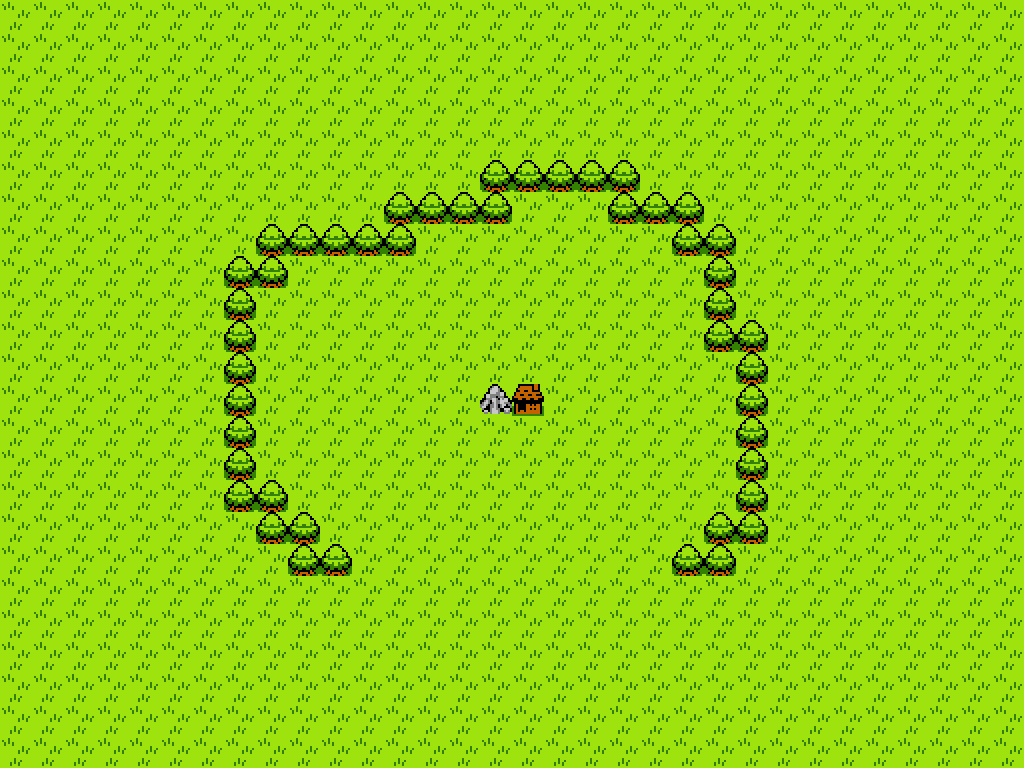

A level layout from a 2D game, rendered from its tile map. Below: a short description, then the map file with its tile-grid data intact:
An orthogonal 32x24 tile map with 32x32 px tiles, 1 tile layer (Tile Layer 1), 2 tilesets.

<map version="1.5" tiledversion="1.7.2" orientation="orthogonal" renderorder="right-down" width="32" height="24" tilewidth="32" tileheight="32" infinite="0" nextlayerid="2" nextobjectid="1">
 <editorsettings>
  <export target="map.lua" format="lua" />
 </editorsettings>
 <tileset firstgid="1" name="blowhard" tilewidth="32" tileheight="32" tilecount="65" columns="13">
  <image source="../gfx/blowhard.png" width="416" height="160" />
 </tileset>
 <tileset firstgid="66" name="blowhard" tilewidth="32" tileheight="32" tilecount="65" columns="13">
  <image source="../gfx/blowhard.png" width="416" height="160" />
  <tile id="43">
   <properties>
    <property name="Solid" type="bool" value="true" />
   </properties>
  </tile>
 </tileset>
 <layer id="1" name="Tile Layer 1" width="32" height="24">
  <data encoding="csv">
42,42,42,42,42,42,42,42,42,42,42,42,42,42,42,42,42,42,42,42,42,42,42,42,42,42,42,42,42,42,42,42,
42,42,42,42,42,42,42,42,42,42,42,42,42,42,42,42,42,42,42,42,42,42,42,42,42,42,42,42,42,42,42,42,
42,42,42,42,42,42,42,42,42,42,42,42,42,42,42,42,42,42,42,42,42,42,42,42,42,42,42,42,42,42,42,42,
42,42,42,42,42,42,42,42,42,42,42,42,42,42,42,42,42,42,42,42,42,42,42,42,42,42,42,42,42,42,42,42,
42,42,42,42,42,42,42,42,42,42,42,42,42,42,42,42,42,42,42,42,42,42,42,42,42,42,42,42,42,42,42,42,
42,42,42,42,42,42,42,42,42,42,42,42,42,42,42,109,109,109,109,109,42,42,42,42,42,42,42,42,42,42,42,42,
42,42,42,42,42,42,42,42,42,42,42,42,109,109,109,109,42,42,42,109,109,109,42,42,42,42,42,42,42,42,42,42,
42,42,42,42,42,42,42,42,109,109,109,109,109,42,42,42,42,42,42,42,42,109,109,42,42,42,42,42,42,42,42,42,
42,42,42,42,42,42,42,109,109,42,42,42,42,42,42,42,42,42,42,42,42,42,109,42,42,42,42,42,42,42,42,42,
42,42,42,42,42,42,42,109,42,42,42,42,42,42,42,42,42,42,42,42,42,42,109,42,42,42,42,42,42,42,42,42,
42,42,42,42,42,42,42,109,42,42,42,42,42,42,42,42,42,42,42,42,42,42,109,109,42,42,42,42,42,42,42,42,
42,42,42,42,42,42,42,109,42,42,42,42,42,42,42,42,42,42,42,42,42,42,42,109,42,42,42,42,42,42,42,42,
42,42,42,42,42,42,42,109,42,42,42,42,42,42,42,46,63,42,42,42,42,42,42,109,42,42,42,42,42,42,42,42,
42,42,42,42,42,42,42,109,42,42,42,42,42,42,42,42,42,42,42,42,42,42,42,109,42,42,42,42,42,42,42,42,
42,42,42,42,42,42,42,109,42,42,42,42,42,42,42,42,42,42,42,42,42,42,42,109,42,42,42,42,42,42,42,42,
42,42,42,42,42,42,42,109,109,42,42,42,42,42,42,42,42,42,42,42,42,42,42,109,42,42,42,42,42,42,42,42,
42,42,42,42,42,42,42,42,109,109,42,42,42,42,42,42,42,42,42,42,42,42,109,109,42,42,42,42,42,42,42,42,
42,42,42,42,42,42,42,42,42,109,109,42,42,42,42,42,42,42,42,42,42,109,109,42,42,42,42,42,42,42,42,42,
42,42,42,42,42,42,42,42,42,42,42,42,42,42,42,42,42,42,42,42,42,42,42,42,42,42,42,42,42,42,42,42,
42,42,42,42,42,42,42,42,42,42,42,42,42,42,42,42,42,42,42,42,42,42,42,42,42,42,42,42,42,42,42,42,
42,42,42,42,42,42,42,42,42,42,42,42,42,42,42,42,42,42,42,42,42,42,42,42,42,42,42,42,42,42,42,42,
42,42,42,42,42,42,42,42,42,42,42,42,42,42,42,42,42,42,42,42,42,42,42,42,42,42,42,42,42,42,42,42,
42,42,42,42,42,42,42,42,42,42,42,42,42,42,42,42,42,42,42,42,42,42,42,42,42,42,42,42,42,42,42,42,
42,42,42,42,42,42,42,42,42,42,42,42,42,42,42,42,42,42,42,42,42,42,42,42,42,42,42,42,42,42,42,42
</data>
 </layer>
</map>